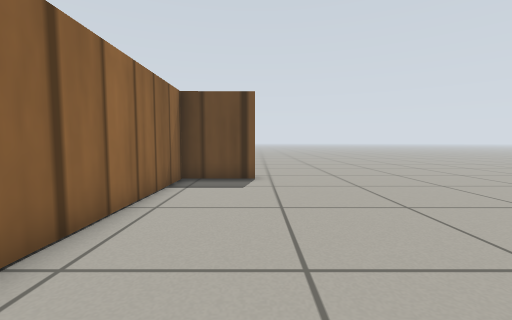
View 1 (above)

15 first-person views from a walk through a Gazebo world. The camera is 0.13 m above the floor, tilts 4° down and sees 90° across. The floor is counted in squares, 0.1 m on a side. Each view is taken from the middle of a square. On the plan, view 1 faces up. The plan holds only what a view shows up to about 13 squares ahead; the rest is blank. Robots are left out. Gazebo's built-in surfaces are drawn with simple patterns.

View 2
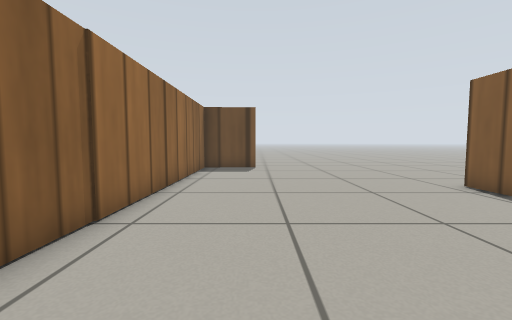

View 3
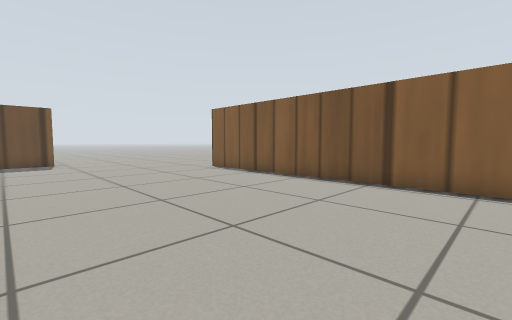

View 4
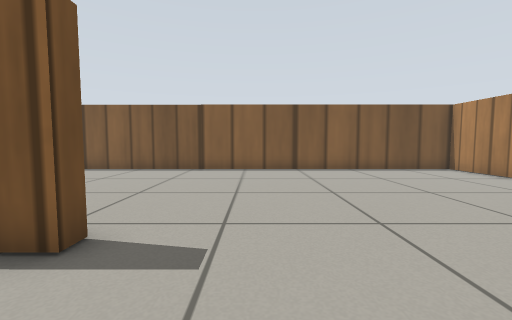

View 5
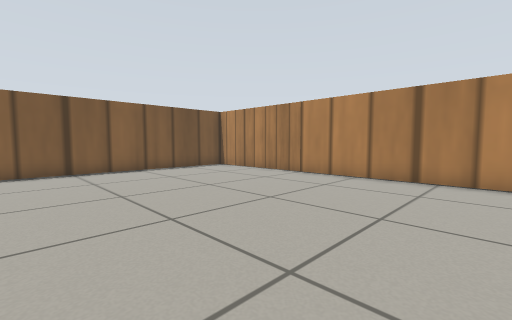

View 6
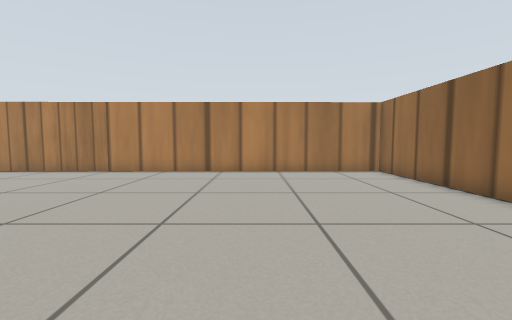

View 7
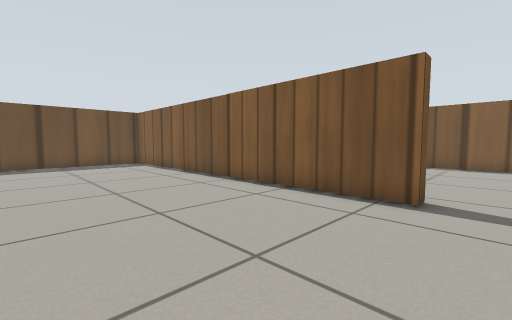

View 8
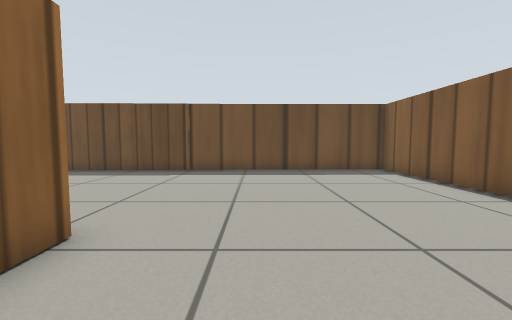

View 9
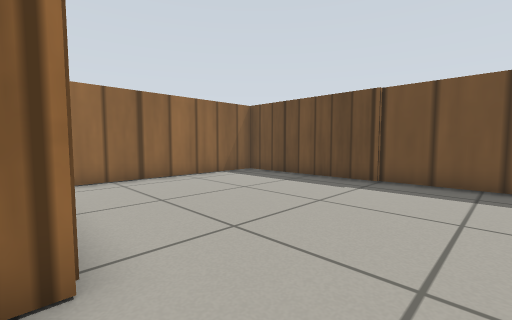

View 10
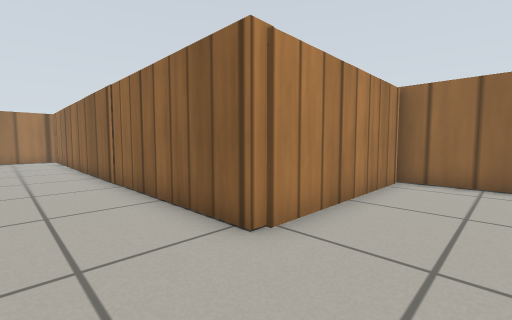

View 11
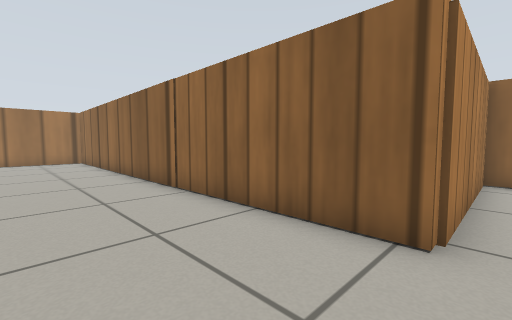

View 12
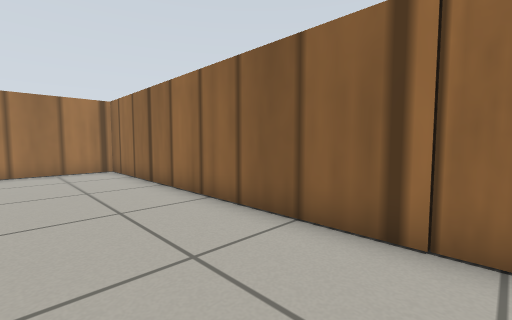

View 13
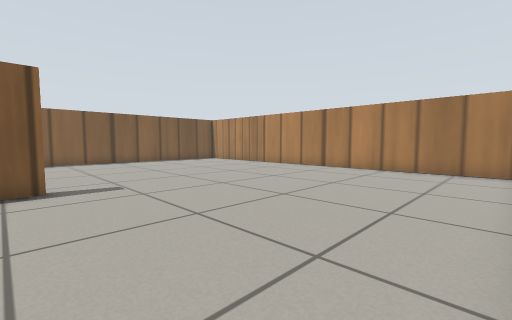

View 14
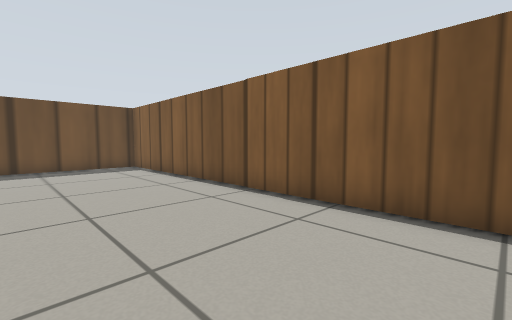

View 15
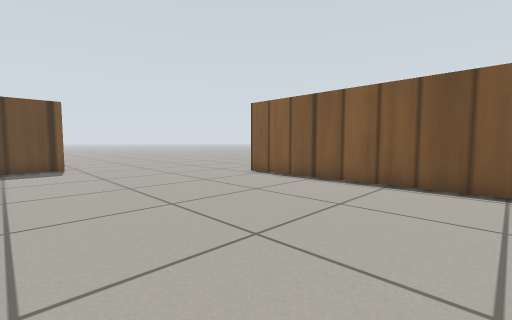

### Floor plan
Points are (right, up) in squares from view 1. A wall is a line through its corners. A room is listed if a view was taken in it or the views show most of it. See-through windows are left out.
Room 1 (views 1, 2, 3, 15)
walls: (0.1, 8.8) (-2.6, 8.8) (-2.6, -1.5); (-2.5, -17.2) (6, -17.2) (6, 3.4)
ways out: opening at (-3, -11) to room 2; opening at (4.8, 8.1)
Room 2 (views 4, 5, 6, 7, 8, 9, 10, 11, 12, 13, 14)
walls: (-2.6, -5.7) (-3.1, -5.7) (-3.1, 8.8) (-18, 8.7) (-18, 0.5) (-11.5, 0.5) (-11.4, -17.3) (-2.5, -17.2)
ways out: opening at (-3, -11) to room 1

Positions as (right, up) in squares from view 1, and headings:
1: (0, 0), facing up
2: (0, -4), facing up
3: (-2, -8), facing up-right
4: (-6, -8), facing right
5: (-6, -8), facing down-right
6: (-6, -6), facing down
7: (-9, -7), facing up-right
8: (-9, -3), facing up
9: (-9, 0), facing up-left
10: (-9, 3), facing down-left
11: (-8, 1), facing down-left
12: (-8, -5), facing down-left
13: (-11, -5), facing down-right
14: (-8, -5), facing up-right
15: (-2, -5), facing up-right
